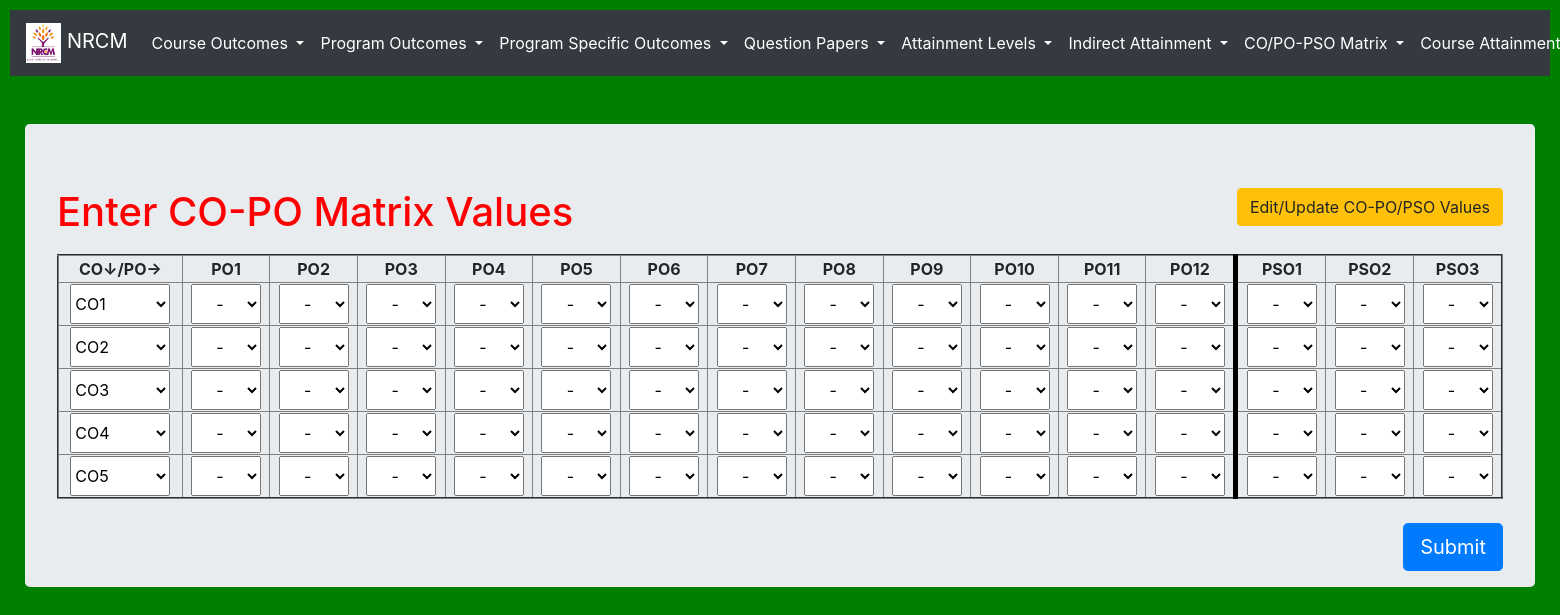
Page /co_po_matrix on the committed database.
### testApp/models.py (models this page shows, shortened)
class CO(models.Model):
    cos = (('-','-'), ('CO1', 'CO1'), ('CO2', 'CO2'), ('CO3', 'CO3'), ('CO4', 'CO4'), ('CO5', 'CO5'), ('CO6', 'CO6'),)
    co = models.CharField(max_length=500, choices=cos, default='-')
    description = models.CharField(max_length=500)

### testApp/views.py (the view, shortened to what this page needs)
# urls.py: path('co_po_matrix', views.co_po_matrix, name='co_po_matrix'),
def co_po_matrix(request):
    cos = CO.objects.all()
    return render (request, 'testApp/co_po_matrix.html', locals())

### templates/testApp/co_po_matrix.html (shortened to what this page needs)
<!DOCTYPE html>
{%extends 'testApp/base.html'%}
{%load static%}
{%block content%}
<link rel="stylesheet" href="{% static 'css/course_attainment_style.css' %}">
<div class="container-fluid" align=left style="width:100%">
  <div class="jumbotron">
      <h1 style = "color: red; padding-bottom: 10px;">Enter CO-PO Matrix Values <a href="{%url 'edit_co_po_matrix'%}" class="btn btn-warning" style="float:right;"> Edit/Update CO-PO/PSO Values</a></h1>
      <form  method="post"> {%csrf_token%}
        <table border=2 style="width:100%">
          <tr>
            <th>CO↓/PO→</th>
            <th>PO1</th>
            <th>PO2</th>
            <th>PO3</th>
            <th>PO4</th>
            <th>PO5</th>
            <th>PO6</th>
            <th>PO7</th>
            <th>PO8</th>
            <th>PO9</th>
            <th>PO10</th>
            <th>PO11</th>
            <th>PO12</th>
            <th style="border-left: 5px solid black;">PSO1</th>
            <th>PSO2</th>
            <th>PSO3</th>
          </tr>
          {%for i in cos%}
          <tr>
            <th>
              <select name="co_id{{i.id}}" id="co_id{{i.id}}" style="width: 100px; height:40px;" required>
                <option value="{{i.id}}">{{i.co}}</option>
              </select>
            </th>
            <th>
              <select name="{{i.co}}_po1" id="{{i.co}}_po1" style="width: 70px; height:40px;text-align:center;" required>
                <option value=0>-</option>
              </select>
            </th>
            <th>
              <select name="{{i.co}}_po2" id="{{i.co}}_po2" style="width: 70px; height:40px;text-align:center;" required>
                <option value=0>-</option>
              </select>
            </th>
            <th>
              <select name="{{i.co}}_po3" id="{{i.co}}_po3" style="width: 70px; height:40px;text-align:center;" required>
                <option value=0>-</option>
              </select>
            </th>
            <th>
              <select name="{{i.co}}_po4" id="{{i.co}}_po4" style="width: 70px; height:40px;text-align:center;" required>
                <option value=0>-</option>
              </select>
            </th>
            <th>
              <select name="{{i.co}}_po5" id="{{i.co}}_po5" style="width: 70px; height:40px;text-align:center;" required>
                <option value=0>-</option>
              </select>
            </th>
            <th>
              <select name="{{i.co}}_po6" id="{{i.co}}_po6" style="width: 70px; height:40px;text-align:center;" required>
                <option value=0>-</option>
              </select>
            </th>
            <th>
              <select name="{{i.co}}_po7" id="{{i.co}}_po7" style="width: 70px; height:40px;text-align:center;" required>
                <option value=0>-</option>
              </select>
            </th>
            <th>
              <select name="{{i.co}}_po8" id="{{i.co}}_po8" style="width: 70px; height:40px;text-align:center;" required>
                <option value=0>-</option>
              </select>
            </th>
            <th>
              <select name="{{i.co}}_po9" id="{{i.co}}_po9" style="width: 70px; height:40px;text-align:center;" required>
                <option value=0>-</option>
              </select>
            </th>
            <th>
              <select name="{{i.co}}_po10" id="{{i.co}}_po10" style="width: 70px; height:40px;text-align:center;" required>
                <option value=0>-</option>
              </select>
            </th>
            <th>
              <select name="{{i.co}}_po11" id="{{i.co}}_po11" style="width: 70px; height:40px;text-align:center;" required>
                <option value=0>-</option>
              </select>
            </th>
            <th>
              <select name="{{i.co}}_po12" id="{{i.co}}_po12" style="width: 70px; height:40px;text-align:center;" required>
                <option value=0>-</option>
              </select>
            </th>
            <th style="border-left: 5px solid black;">
              <select name="{{i.co}}_pso1" id="{{i.co}}_pso1" style="width: 70px; height:40px;text-align:center;" required>
                <option value=0>-</option>
              </select>
            </th>
            <th>
              <select name="{{i.co}}_pso2" id="{{i.co}}_pso2" style="width: 70px; height:40px;text-align:center;" required>
                <option value=0>-</option>
              </select>
            </th>
            <th>
              <select name="{{i.co}}_pso3" id="{{i.co}}_pso3" style="width: 70px; height:40px;text-align:center;" required>
                <option value=0>-</option>
              </select>
            </th>
          </tr>
          {%endfor%}
        </table><br>
        <input type="submit" name="" value="Submit" class="btn btn-primary btn-lg" style="float:right;">
      </form>
  </div>
</div>
{%endblock%}

### static/testApp/css/course_attainment_style.css (style rules this page uses)
body { background: green; }
td, th { text-align: center; }

### rows in the picture
CO: co+id "CO1", co "-"
CO: co+id "CO2", co "-"
CO: co+id "CO3", co "-"
CO: co+id "CO4", co "-"
CO: co+id "CO5", co "-"
